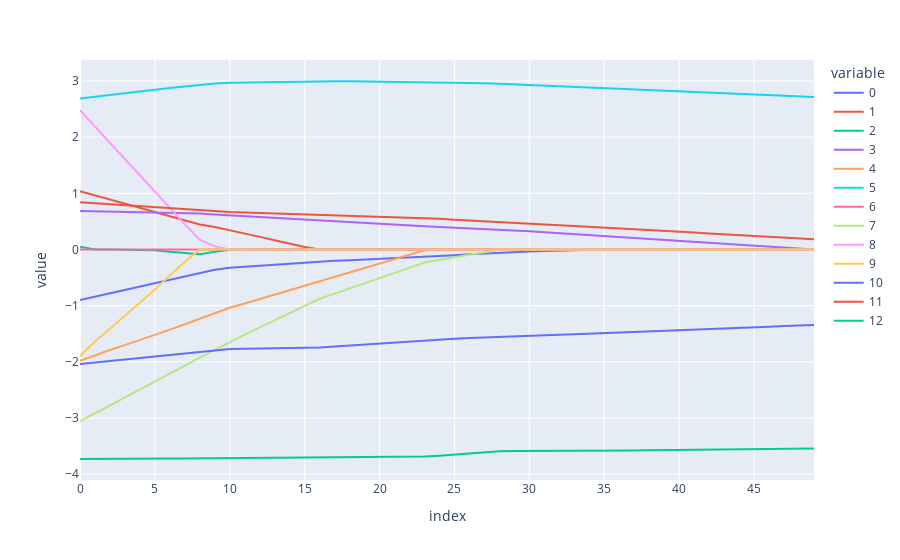

This figure's notebook cell:
### Code cell
import plotly.express as px
import cufflinks
import plotly
import plotly.graph_objects as go
fig = px.line(la_coef)
fig.show()

### Figure 1 — Plotly figure (JSON) as saved in the notebook; plotly's stock layout.template omitted (floating-point values rounded to 4 significant figures)
{"data": [{"hovertemplate": "variable=0<br>index=%{x}<br>value=%{y}<extra></extra>", "legendgroup": "0", "line": {"color": "#636efa", "dash": "solid"}, "marker": {"symbol": "circle"}, "mode": "lines", "name": "0", "orientation": "v", "showlegend": true, "type": "scatter", "x": [0, 1, 2, 3, 4, 5, 6, 7, 8, 9, 10, 11, 12, 13, 14, 15, 16, 17, 18, 19, 20, 21, 22, 23, 24, 25, 26, 27, 28, 29, 30, 31, 32, 33, 34, 35, 36, 37, 38, 39, 40, 41, 42, 43, 44, 45, 46, 47, 48, 49], "xaxis": "x", "y": [-0.9002, -0.841, -0.7806, -0.7202, -0.6598, -0.5996, -0.5399, -0.4805, -0.4209, -0.3626, -0.3251, -0.3062, -0.2871, -0.2681, -0.249, -0.2301, -0.2132, -0.202, -0.1908, -0.1796, -0.1684, -0.1571, -0.146, -0.1348, -0.1193, -0.1032, -0.08696, -0.07077, -0.0545, -0.04428, -0.03505, -0.02581, -0.01657, -0.007323, 0, 0, 0, 0, 0, 0, 0, 0, 0, 0, 0, 0, 0, 0, 0, 0], "yaxis": "y"}, {"hovertemplate": "variable=1<br>index=%{x}<br>value=%{y}<extra></extra>", "legendgroup": "1", "line": {"color": "#EF553B", "dash": "solid"}, "marker": {"symbol": "circle"}, "mode": "lines", "name": "1", "orientation": "v", "showlegend": true, "type": "scatter", "x": [0, 1, 2, 3, 4, 5, 6, 7, 8, 9, 10, 11, 12, 13, 14, 15, 16, 17, 18, 19, 20, 21, 22, 23, 24, 25, 26, 27, 28, 29, 30, 31, 32, 33, 34, 35, 36, 37, 38, 39, 40, 41, 42, 43, 44, 45, 46, 47, 48, 49], "xaxis": "x", "y": [1.036, 0.9596, 0.8869, 0.8143, 0.7415, 0.6676, 0.5924, 0.5177, 0.446, 0.3986, 0.3443, 0.2844, 0.2239, 0.1636, 0.1033, 0.04308, 0, 0, 0, 0, 0, 0, 0, 0, 0, 0, 0, 0, 0, 0, 0, 0, 0, 0, 0, 0, 0, 0, 0, 0, 0, 0, 0, 0, 0, 0, 0, 0, 0, 0], "yaxis": "y"}, {"hovertemplate": "variable=2<br>index=%{x}<br>value=%{y}<extra></extra>", "legendgroup": "2", "line": {"color": "#00cc96", "dash": "solid"}, "marker": {"symbol": "circle"}, "mode": "lines", "name": "2", "orientation": "v", "showlegend": true, "type": "scatter", "x": [0, 1, 2, 3, 4, 5, 6, 7, 8, 9, 10, 11, 12, 13, 14, 15, 16, 17, 18, 19, 20, 21, 22, 23, 24, 25, 26, 27, 28, 29, 30, 31, 32, 33, 34, 35, 36, 37, 38, 39, 40, 41, 42, 43, 44, 45, 46, 47, 48, 49], "xaxis": "x", "y": [0.04692, 0, 0, 0, 0, -0.01204, -0.03965, -0.06704, -0.08598, -0.04178, -0.005651, 0, 0, 0, 0, 0, 0, 0, 0, 0, 0, 0, 0, 0, 0, 0, 0, 0, 0, 0, 0, 0, 0, 0, 0, 0, 0, 0, 0, 0, 0, 0, 0, 0, 0, 0, 0, 0, 0, 0], "yaxis": "y"}, {"hovertemplate": "variable=3<br>index=%{x}<br>value=%{y}<extra></extra>", "legendgroup": "3", "line": {"color": "#ab63fa", "dash": "solid"}, "marker": {"symbol": "circle"}, "mode": "lines", "name": "3", "orientation": "v", "showlegend": true, "type": "scatter", "x": [0, 1, 2, 3, 4, 5, 6, 7, 8, 9, 10, 11, 12, 13, 14, 15, 16, 17, 18, 19, 20, 21, 22, 23, 24, 25, 26, 27, 28, 29, 30, 31, 32, 33, 34, 35, 36, 37, 38, 39, 40, 41, 42, 43, 44, 45, 46, 47, 48, 49], "xaxis": "x", "y": [0.6842, 0.6801, 0.6736, 0.6671, 0.6606, 0.6547, 0.6497, 0.6446, 0.6383, 0.6231, 0.6072, 0.5916, 0.5762, 0.5608, 0.5453, 0.5299, 0.5147, 0.4999, 0.4852, 0.4705, 0.4558, 0.441, 0.4263, 0.4116, 0.3999, 0.3888, 0.3777, 0.3666, 0.3555, 0.3395, 0.3226, 0.3057, 0.2888, 0.2719, 0.2549, 0.2379, 0.2209, 0.2039, 0.1868, 0.1698, 0.1528, 0.1357, 0.1187, 0.1017, 0.08465, 0.06762, 0.05059, 0.03356, 0.01653, 0], "yaxis": "y"}, {"hovertemplate": "variable=4<br>index=%{x}<br>value=%{y}<extra></extra>", "legendgroup": "4", "line": {"color": "#FFA15A", "dash": "solid"}, "marker": {"symbol": "circle"}, "mode": "lines", "name": "4", "orientation": "v", "showlegend": true, "type": "scatter", "x": [0, 1, 2, 3, 4, 5, 6, 7, 8, 9, 10, 11, 12, 13, 14, 15, 16, 17, 18, 19, 20, 21, 22, 23, 24, 25, 26, 27, 28, 29, 30, 31, 32, 33, 34, 35, 36, 37, 38, 39, 40, 41, 42, 43, 44, 45, 46, 47, 48, 49], "xaxis": "x", "y": [-1.981, -1.879, -1.791, -1.703, -1.614, -1.523, -1.428, -1.332, -1.234, -1.124, -1.038, -0.962, -0.8836, -0.8052, -0.7267, -0.648, -0.5688, -0.4895, -0.4101, -0.3308, -0.2514, -0.172, -0.09253, -0.01314, 0, 0, 0, 0, 0, 0, 0, 0, 0, 0, 0, 0, 0, 0, 0, 0, 0, 0, 0, 0, 0, 0, 0, 0, 0, 0], "yaxis": "y"}, {"hovertemplate": "variable=5<br>index=%{x}<br>value=%{y}<extra></extra>", "legendgroup": "5", "line": {"color": "#19d3f3", "dash": "solid"}, "marker": {"symbol": "circle"}, "mode": "lines", "name": "5", "orientation": "v", "showlegend": true, "type": "scatter", "x": [0, 1, 2, 3, 4, 5, 6, 7, 8, 9, 10, 11, 12, 13, 14, 15, 16, 17, 18, 19, 20, 21, 22, 23, 24, 25, 26, 27, 28, 29, 30, 31, 32, 33, 34, 35, 36, 37, 38, 39, 40, 41, 42, 43, 44, 45, 46, 47, 48, 49], "xaxis": "x", "y": [2.687, 2.716, 2.748, 2.78, 2.812, 2.843, 2.873, 2.903, 2.932, 2.955, 2.97, 2.975, 2.981, 2.986, 2.991, 2.996, 3.0, 2.997, 2.994, 2.992, 2.989, 2.987, 2.984, 2.981, 2.976, 2.97, 2.963, 2.957, 2.951, 2.94, 2.928, 2.916, 2.904, 2.892, 2.881, 2.87, 2.858, 2.847, 2.836, 2.825, 2.814, 2.803, 2.791, 2.78, 2.769, 2.758, 2.747, 2.736, 2.724, 2.713], "yaxis": "y"}, {"hovertemplate": "variable=6<br>index=%{x}<br>value=%{y}<extra></extra>", "legendgroup": "6", "line": {"color": "#FF6692", "dash": "solid"}, "marker": {"symbol": "circle"}, "mode": "lines", "name": "6", "orientation": "v", "showlegend": true, "type": "scatter", "x": [0, 1, 2, 3, 4, 5, 6, 7, 8, 9, 10, 11, 12, 13, 14, 15, 16, 17, 18, 19, 20, 21, 22, 23, 24, 25, 26, 27, 28, 29, 30, 31, 32, 33, 34, 35, 36, 37, 38, 39, 40, 41, 42, 43, 44, 45, 46, 47, 48, 49], "xaxis": "x", "y": [0, 0, 0, 0, 0, 0, 0, 0, 0, 0, 0, 0, 0, 0, 0, 0, 0, 0, 0, 0, 0, 0, 0, 0, 0, 0, 0, 0, 0, 0, 0, 0, 0, 0, 0, 0, 0, 0, 0, 0, 0, 0, 0, 0, 0, 0, 0, 0, 0, 0], "yaxis": "y"}, {"hovertemplate": "variable=7<br>index=%{x}<br>value=%{y}<extra></extra>", "legendgroup": "7", "line": {"color": "#B6E880", "dash": "solid"}, "marker": {"symbol": "circle"}, "mode": "lines", "name": "7", "orientation": "v", "showlegend": true, "type": "scatter", "x": [0, 1, 2, 3, 4, 5, 6, 7, 8, 9, 10, 11, 12, 13, 14, 15, 16, 17, 18, 19, 20, 21, 22, 23, 24, 25, 26, 27, 28, 29, 30, 31, 32, 33, 34, 35, 36, 37, 38, 39, 40, 41, 42, 43, 44, 45, 46, 47, 48, 49], "xaxis": "x", "y": [-3.058, -2.923, -2.778, -2.633, -2.488, -2.345, -2.206, -2.067, -1.927, -1.787, -1.648, -1.517, -1.387, -1.257, -1.127, -0.997, -0.8776, -0.7856, -0.6936, -0.6016, -0.5096, -0.4176, -0.3256, -0.2335, -0.1817, -0.1378, -0.09401, -0.05009, -0.006259, 0, 0, 0, 0, 0, 0, 0, 0, 0, 0, 0, 0, 0, 0, 0, 0, 0, 0, 0, 0, 0], "yaxis": "y"}, {"hovertemplate": "variable=8<br>index=%{x}<br>value=%{y}<extra></extra>", "legendgroup": "8", "line": {"color": "#FF97FF", "dash": "solid"}, "marker": {"symbol": "circle"}, "mode": "lines", "name": "8", "orientation": "v", "showlegend": true, "type": "scatter", "x": [0, 1, 2, 3, 4, 5, 6, 7, 8, 9, 10, 11, 12, 13, 14, 15, 16, 17, 18, 19, 20, 21, 22, 23, 24, 25, 26, 27, 28, 29, 30, 31, 32, 33, 34, 35, 36, 37, 38, 39, 40, 41, 42, 43, 44, 45, 46, 47, 48, 49], "xaxis": "x", "y": [2.482, 2.179, 1.895, 1.61, 1.325, 1.036, 0.7404, 0.4468, 0.1727, 0.05517, 0, 0, 0, 0, 0, 0, 0, 0, 0, 0, 0, 0, 0, 0, 0, 0, 0, 0, 0, 0, 0, 0, 0, 0, 0, 0, 0, 0, 0, 0, 0, 0, 0, 0, 0, 0, 0, 0, 0, 0], "yaxis": "y"}, {"hovertemplate": "variable=9<br>index=%{x}<br>value=%{y}<extra></extra>", "legendgroup": "9", "line": {"color": "#FECB52", "dash": "solid"}, "marker": {"symbol": "circle"}, "mode": "lines", "name": "9", "orientation": "v", "showlegend": true, "type": "scatter", "x": [0, 1, 2, 3, 4, 5, 6, 7, 8, 9, 10, 11, 12, 13, 14, 15, 16, 17, 18, 19, 20, 21, 22, 23, 24, 25, 26, 27, 28, 29, 30, 31, 32, 33, 34, 35, 36, 37, 38, 39, 40, 41, 42, 43, 44, 45, 46, 47, 48, 49], "xaxis": "x", "y": [-1.899, -1.639, -1.41, -1.18, -0.9508, -0.713, -0.4649, -0.2185, 0, 0, 0, 0, 0, 0, 0, 0, 0, 0, 0, 0, 0, 0, 0, 0, 0, 0, 0, 0, 0, 0, 0, 0, 0, 0, 0, 0, 0, 0, 0, 0, 0, 0, 0, 0, 0, 0, 0, 0, 0, 0], "yaxis": "y"}, {"hovertemplate": "variable=10<br>index=%{x}<br>value=%{y}<extra></extra>", "legendgroup": "10", "line": {"color": "#636efa", "dash": "solid"}, "marker": {"symbol": "circle"}, "mode": "lines", "name": "10", "orientation": "v", "showlegend": true, "type": "scatter", "x": [0, 1, 2, 3, 4, 5, 6, 7, 8, 9, 10, 11, 12, 13, 14, 15, 16, 17, 18, 19, 20, 21, 22, 23, 24, 25, 26, 27, 28, 29, 30, 31, 32, 33, 34, 35, 36, 37, 38, 39, 40, 41, 42, 43, 44, 45, 46, 47, 48, 49], "xaxis": "x", "y": [-2.039, -2.009, -1.984, -1.959, -1.934, -1.908, -1.88, -1.853, -1.825, -1.788, -1.772, -1.769, -1.765, -1.761, -1.757, -1.753, -1.745, -1.726, -1.708, -1.689, -1.67, -1.652, -1.633, -1.614, -1.601, -1.59, -1.578, -1.566, -1.554, -1.545, -1.535, -1.526, -1.517, -1.508, -1.499, -1.489, -1.478, -1.468, -1.458, -1.447, -1.437, -1.426, -1.416, -1.406, -1.395, -1.385, -1.375, -1.364, -1.354, -1.344], "yaxis": "y"}, {"hovertemplate": "variable=11<br>index=%{x}<br>value=%{y}<extra></extra>", "legendgroup": "11", "line": {"color": "#EF553B", "dash": "solid"}, "marker": {"symbol": "circle"}, "mode": "lines", "name": "11", "orientation": "v", "showlegend": true, "type": "scatter", "x": [0, 1, 2, 3, 4, 5, 6, 7, 8, 9, 10, 11, 12, 13, 14, 15, 16, 17, 18, 19, 20, 21, 22, 23, 24, 25, 26, 27, 28, 29, 30, 31, 32, 33, 34, 35, 36, 37, 38, 39, 40, 41, 42, 43, 44, 45, 46, 47, 48, 49], "xaxis": "x", "y": [0.8397, 0.8216, 0.8044, 0.7872, 0.77, 0.7525, 0.7348, 0.7171, 0.6992, 0.679, 0.6657, 0.6572, 0.6486, 0.64, 0.6313, 0.6227, 0.6145, 0.6069, 0.5994, 0.5919, 0.5844, 0.5768, 0.5692, 0.5618, 0.5472, 0.5312, 0.5151, 0.4991, 0.4832, 0.4699, 0.4571, 0.4443, 0.4315, 0.4188, 0.4056, 0.3906, 0.3757, 0.3607, 0.3457, 0.3307, 0.3157, 0.3007, 0.2858, 0.2708, 0.2558, 0.2408, 0.2258, 0.2108, 0.1959, 0.181], "yaxis": "y"}, {"hovertemplate": "variable=12<br>index=%{x}<br>value=%{y}<extra></extra>", "legendgroup": "12", "line": {"color": "#00cc96", "dash": "solid"}, "marker": {"symbol": "circle"}, "mode": "lines", "name": "12", "orientation": "v", "showlegend": true, "type": "scatter", "x": [0, 1, 2, 3, 4, 5, 6, 7, 8, 9, 10, 11, 12, 13, 14, 15, 16, 17, 18, 19, 20, 21, 22, 23, 24, 25, 26, 27, 28, 29, 30, 31, 32, 33, 34, 35, 36, 37, 38, 39, 40, 41, 42, 43, 44, 45, 46, 47, 48, 49], "xaxis": "x", "y": [-3.731, -3.727, -3.727, -3.727, -3.726, -3.725, -3.723, -3.72, -3.718, -3.717, -3.716, -3.714, -3.711, -3.708, -3.706, -3.703, -3.701, -3.699, -3.697, -3.695, -3.694, -3.692, -3.69, -3.688, -3.671, -3.651, -3.631, -3.611, -3.591, -3.589, -3.589, -3.589, -3.59, -3.59, -3.59, -3.587, -3.583, -3.58, -3.577, -3.574, -3.571, -3.568, -3.565, -3.562, -3.559, -3.556, -3.553, -3.55, -3.547, -3.543], "yaxis": "y"}], "layout": {"legend": {"title": {"text": "variable"}, "tracegroupgap": 0}, "margin": {"t": 60}, "xaxis": {"anchor": "y", "domain": [0, 1], "title": {"text": "index"}}, "yaxis": {"anchor": "x", "domain": [0, 1], "title": {"text": "value"}}}}
